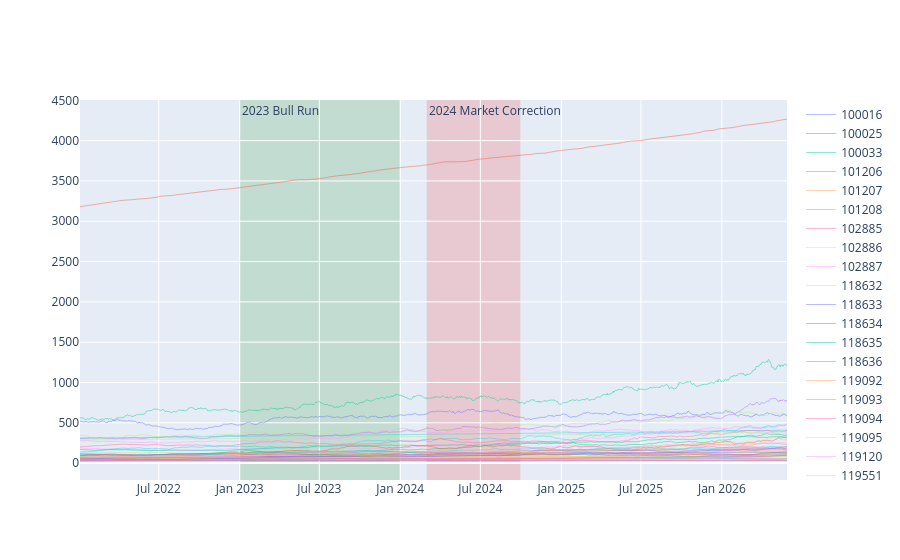

The code cell stored with this chart in its notebook:
### Code cell
fig.add_vrect(
    x0="2024-03-01",
    x1="2024-09-30",
    fillcolor="red",
    opacity=0.15,
    layer="below",
    line_width=0,
    annotation_text="2024 Market Correction",
    annotation_position="top left")

### Figure 1 — Plotly figure (JSON) as saved in the notebook; plotly's stock layout.template omitted (floating-point values rounded to 4 significant figures; data arrays with more than 128 entries replaced by an {"elided": "..."} marker saying what was removed)
{"data": [{"line": {"width": 1}, "mode": "lines", "name": "100016", "opacity": 0.45, "type": "scatter", "x": {"elided": "1150 str values"}, "y": {"elided": "1150 float values"}}, {"line": {"width": 1}, "mode": "lines", "name": "100025", "opacity": 0.45, "type": "scatter", "x": {"elided": "1150 str values"}, "y": {"elided": "1150 float values"}}, {"line": {"width": 1}, "mode": "lines", "name": "100033", "opacity": 0.45, "type": "scatter", "x": {"elided": "1150 str values"}, "y": {"elided": "1150 float values"}}, {"line": {"width": 1}, "mode": "lines", "name": "101206", "opacity": 0.45, "type": "scatter", "x": {"elided": "1150 str values"}, "y": {"elided": "1150 float values"}}, {"line": {"width": 1}, "mode": "lines", "name": "101207", "opacity": 0.45, "type": "scatter", "x": {"elided": "1150 str values"}, "y": {"elided": "1150 float values"}}, {"line": {"width": 1}, "mode": "lines", "name": "101208", "opacity": 0.45, "type": "scatter", "x": {"elided": "1150 str values"}, "y": {"elided": "1150 float values"}}, {"line": {"width": 1}, "mode": "lines", "name": "102885", "opacity": 0.45, "type": "scatter", "x": {"elided": "1150 str values"}, "y": {"elided": "1150 float values"}}, {"line": {"width": 1}, "mode": "lines", "name": "102886", "opacity": 0.45, "type": "scatter", "x": {"elided": "1150 str values"}, "y": {"elided": "1150 float values"}}, {"line": {"width": 1}, "mode": "lines", "name": "102887", "opacity": 0.45, "type": "scatter", "x": {"elided": "1150 str values"}, "y": {"elided": "1150 float values"}}, {"line": {"width": 1}, "mode": "lines", "name": "118632", "opacity": 0.45, "type": "scatter", "x": {"elided": "1150 str values"}, "y": {"elided": "1150 float values"}}, {"line": {"width": 1}, "mode": "lines", "name": "118633", "opacity": 0.45, "type": "scatter", "x": {"elided": "1150 str values"}, "y": {"elided": "1150 float values"}}, {"line": {"width": 1}, "mode": "lines", "name": "118634", "opacity": 0.45, "type": "scatter", "x": {"elided": "1150 str values"}, "y": {"elided": "1150 float values"}}, {"line": {"width": 1}, "mode": "lines", "name": "118635", "opacity": 0.45, "type": "scatter", "x": {"elided": "1150 str values"}, "y": {"elided": "1150 float values"}}, {"line": {"width": 1}, "mode": "lines", "name": "118636", "opacity": 0.45, "type": "scatter", "x": {"elided": "1150 str values"}, "y": {"elided": "1150 float values"}}, {"line": {"width": 1}, "mode": "lines", "name": "119092", "opacity": 0.45, "type": "scatter", "x": {"elided": "1150 str values"}, "y": {"elided": "1150 float values"}}, {"line": {"width": 1}, "mode": "lines", "name": "119093", "opacity": 0.45, "type": "scatter", "x": {"elided": "1150 str values"}, "y": {"elided": "1150 float values"}}, {"line": {"width": 1}, "mode": "lines", "name": "119094", "opacity": 0.45, "type": "scatter", "x": {"elided": "1150 str values"}, "y": {"elided": "1150 float values"}}, {"line": {"width": 1}, "mode": "lines", "name": "119095", "opacity": 0.45, "type": "scatter", "x": {"elided": "1150 str values"}, "y": {"elided": "1150 float values"}}, {"line": {"width": 1}, "mode": "lines", "name": "119120", "opacity": 0.45, "type": "scatter", "x": {"elided": "1150 str values"}, "y": {"elided": "1150 float values"}}, {"line": {"width": 1}, "mode": "lines", "name": "119551", "opacity": 0.45, "type": "scatter", "x": {"elided": "1150 str values"}, "y": {"elided": "1150 float values"}}, {"line": {"width": 1}, "mode": "lines", "name": "119552", "opacity": 0.45, "type": "scatter", "x": {"elided": "1150 str values"}, "y": {"elided": "1150 float values"}}, {"line": {"width": 1}, "mode": "lines", "name": "119598", "opacity": 0.45, "type": "scatter", "x": {"elided": "1150 str values"}, "y": {"elided": "1150 float values"}}, {"line": {"width": 1}, "mode": "lines", "name": "119599", "opacity": 0.45, "type": "scatter", "x": {"elided": "1150 str values"}, "y": {"elided": "1150 float values"}}, {"line": {"width": 1}, "mode": "lines", "name": "120503", "opacity": 0.45, "type": "scatter", "x": {"elided": "1150 str values"}, "y": {"elided": "1150 float values"}}, {"line": {"width": 1}, "mode": "lines", "name": "120504", "opacity": 0.45, "type": "scatter", "x": {"elided": "1150 str values"}, "y": {"elided": "1150 float values"}}, {"line": {"width": 1}, "mode": "lines", "name": "120505", "opacity": 0.45, "type": "scatter", "x": {"elided": "1150 str values"}, "y": {"elided": "1150 float values"}}, {"line": {"width": 1}, "mode": "lines", "name": "120506", "opacity": 0.45, "type": "scatter", "x": {"elided": "1150 str values"}, "y": {"elided": "1150 float values"}}, {"line": {"width": 1}, "mode": "lines", "name": "120507", "opacity": 0.45, "type": "scatter", "x": {"elided": "1150 str values"}, "y": {"elided": "1150 float values"}}, {"line": {"width": 1}, "mode": "lines", "name": "120841", "opacity": 0.45, "type": "scatter", "x": {"elided": "1150 str values"}, "y": {"elided": "1150 float values"}}, {"line": {"width": 1}, "mode": "lines", "name": "120842", "opacity": 0.45, "type": "scatter", "x": {"elided": "1150 str values"}, "y": {"elided": "1150 float values"}}, {"line": {"width": 1}, "mode": "lines", "name": "120843", "opacity": 0.45, "type": "scatter", "x": {"elided": "1150 str values"}, "y": {"elided": "1150 float values"}}, {"line": {"width": 1}, "mode": "lines", "name": "120844", "opacity": 0.45, "type": "scatter", "x": {"elided": "1150 str values"}, "y": {"elided": "1150 float values"}}, {"line": {"width": 1}, "mode": "lines", "name": "125497", "opacity": 0.45, "type": "scatter", "x": {"elided": "1150 str values"}, "y": {"elided": "1150 float values"}}, {"line": {"width": 1}, "mode": "lines", "name": "125498", "opacity": 0.45, "type": "scatter", "x": {"elided": "1150 str values"}, "y": {"elided": "1150 float values"}}, {"line": {"width": 1}, "mode": "lines", "name": "148567", "opacity": 0.45, "type": "scatter", "x": {"elided": "1150 str values"}, "y": {"elided": "1150 float values"}}, {"line": {"width": 1}, "mode": "lines", "name": "148568", "opacity": 0.45, "type": "scatter", "x": {"elided": "1150 str values"}, "y": {"elided": "1150 float values"}}, {"line": {"width": 1}, "mode": "lines", "name": "148569", "opacity": 0.45, "type": "scatter", "x": {"elided": "1150 str values"}, "y": {"elided": "1150 float values"}}, {"line": {"width": 1}, "mode": "lines", "name": "149322", "opacity": 0.45, "type": "scatter", "x": {"elided": "1150 str values"}, "y": {"elided": "1150 float values"}}, {"line": {"width": 1}, "mode": "lines", "name": "149323", "opacity": 0.45, "type": "scatter", "x": {"elided": "1150 str values"}, "y": {"elided": "1150 float values"}}, {"line": {"width": 1}, "mode": "lines", "name": "149324", "opacity": 0.45, "type": "scatter", "x": {"elided": "1150 str values"}, "y": {"elided": "1150 float values"}}], "layout": {"annotations": [{"showarrow": false, "text": "2023 Bull Run", "x": "2023-01-01", "xanchor": "left", "xref": "x", "y": 1, "yanchor": "top", "yref": "y domain"}, {"showarrow": false, "text": "2024 Market Correction", "x": "2024-03-01", "xanchor": "left", "xref": "x", "y": 1, "yanchor": "top", "yref": "y domain"}], "shapes": [{"fillcolor": "green", "layer": "below", "line": {"width": 0}, "opacity": 0.15, "type": "rect", "x0": "2023-01-01", "x1": "2023-12-31", "xref": "x", "y0": 0, "y1": 1, "yref": "y domain"}, {"fillcolor": "red", "layer": "below", "line": {"width": 0}, "opacity": 0.15, "type": "rect", "x0": "2024-03-01", "x1": "2024-09-30", "xref": "x", "y0": 0, "y1": 1, "yref": "y domain"}]}}
